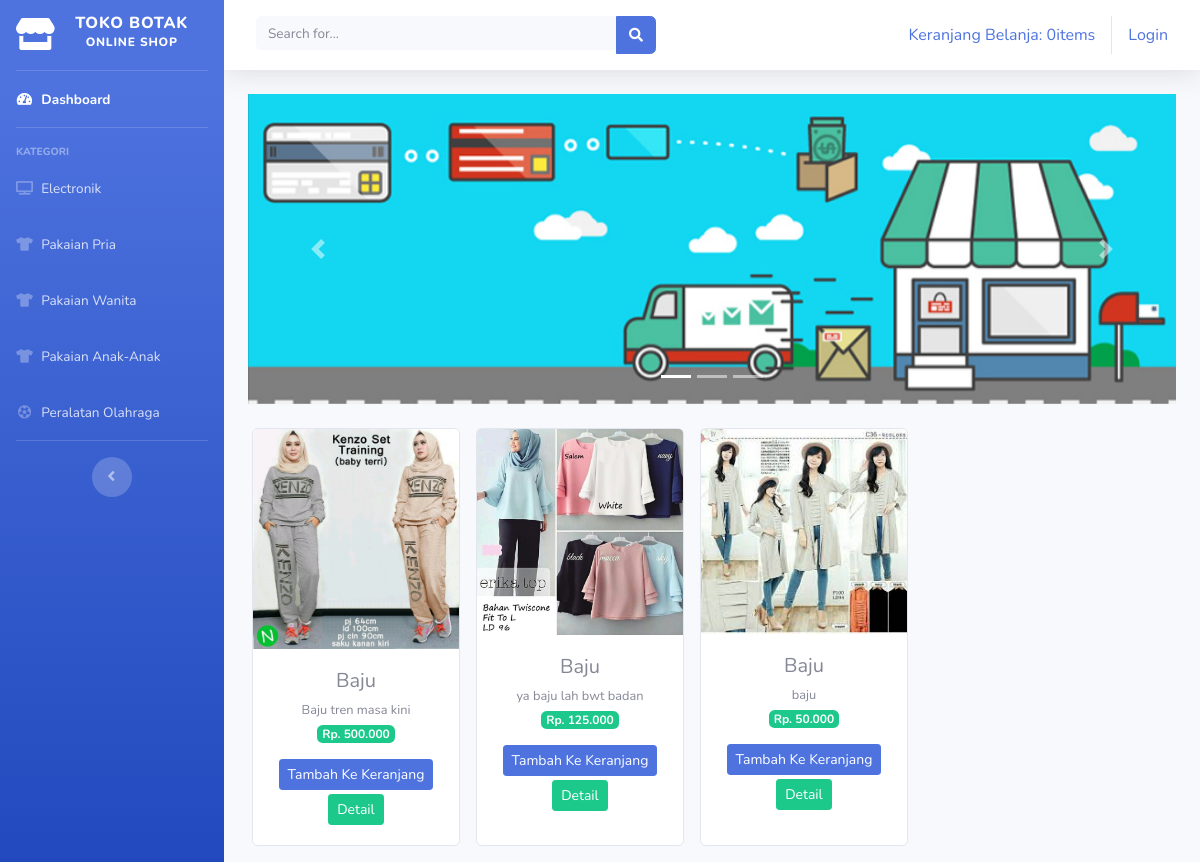
Screenshot of /index.php/kategori/pakaian_wanita with the database file from the repository.
### tables this page shows
CREATE TABLE `tb_barang` (
  `id_brg` int(11) NOT NULL,
  `nama_brg` varchar(120) NOT NULL,
  `keterangan` varchar(225) NOT NULL,
  `kategori` varchar(60) NOT NULL,
  `harga` int(11) NOT NULL,
  `stok` int(4) NOT NULL,
  `gambar` text NOT NULL
);

### application/controllers/kategori.php (called while the page is built, shortened)
<?php
class Kategori extends CI_Controller{
  public function pakaian_wanita()
  {
    $data['pakaian_wanita'] = $this->model_kategori->data_pakaian_wanita()->result();
    $this->load->view('templates/header');
      $this->load->view('templates/sidebar');
        $this->load->view('pakaian_wanita',$data);
          $this->load->view('templates/footer');
  }
}
 ?>

### index.php (called while the page is built, shortened)
<?php
require_once BASEPATH.'core/CodeIgniter.php';

### application/models/model_kategori.php (called while the page is built, shortened)
<?php
class Model_kategori extends CI_Model{
    public function data_pakaian_wanita(){
      return $this->db->get_where("tb_barang",array('kategori' =>  'pakaian wanita'));
    }
  }
 ?>

### application/views/pakaian_wanita.php (the view, shortened to what this page needs)
<div class="container-fluid">
  <div id="carouselExampleIndicators" class="carousel slide" data-ride="carousel">
  <ol class="carousel-indicators">
    <li data-target="#carouselExampleIndicators" data-slide-to="0" class="active"></li>
    <li data-target="#carouselExampleIndicators" data-slide-to="1"></li>
    <li data-target="#carouselExampleIndicators" data-slide-to="2"></li>
  </ol>
  <div class="carousel-inner">
    <div class="carousel-item active">
      <img src="<?php echo base_url('assets/img/slider1.jpg') ?>" class="d-block w-100" alt="...">
    </div>
  </div>
  <a class="carousel-control-prev" href="#carouselExampleIndicators" role="button" data-slide="prev">
    <span class="carousel-control-prev-icon" aria-hidden="true"></span>
  </a>
  <a class="carousel-control-next" href="#carouselExampleIndicators" role="button" data-slide="next">
    <span class="carousel-control-next-icon" aria-hidden="true"></span>
  </a>
</div>
  <div class="row text-center mt-4">
    <?php foreach ($pakaian_wanita as $brg) : ?>
        <div class="card ml-3 mb-3" style="width: 13rem;">
  <img src="<?php echo base_url().'/uploads/'.$brg->gambar ?>" class="card-img-top"
   alt="...">
  <div class="card-body">
    <h5 class="card-title mb-1"><?php echo $brg->nama_brg ?></h5>
    <small><?php echo $brg->keterangan ?></small><br>
    <span class="badge badge-success mb-3">Rp. <?php echo number_format($brg->harga,0,',','.') ?>
    </span><br>
    <?php echo anchor('dashboard/tambah_ke_keranjang/' .$brg->id_brg,'<div class="btn btn-sm btn-primary mb-1">Tambah Ke Keranjang</div>') ?>
    <?php echo anchor('dashboard/detail/' .$brg->id_brg,'<div class="btn btn-sm btn-success">Detail</div>') ?>
  </div>
</div>
<?php endforeach; ?>
</div>
</div>

### rows the page displays
tb_barang: gambar (picture), nama_brg "Baju", keterangan "Baju tren masa kini", harga "500.000", id_brg "Tambah Ke Keranjang", id_brg "Detail"
tb_barang: gambar (picture), nama_brg "Baju", keterangan "ya baju lah bwt badan", harga "125.000", id_brg "Tambah Ke Keranjang", id_brg "Detail"
tb_barang: gambar (picture), nama_brg "Baju", keterangan "baju", harga "50.000", id_brg "Tambah Ke Keranjang", id_brg "Detail"

### other values shown
anchor('auth/login','Login') "Login"
